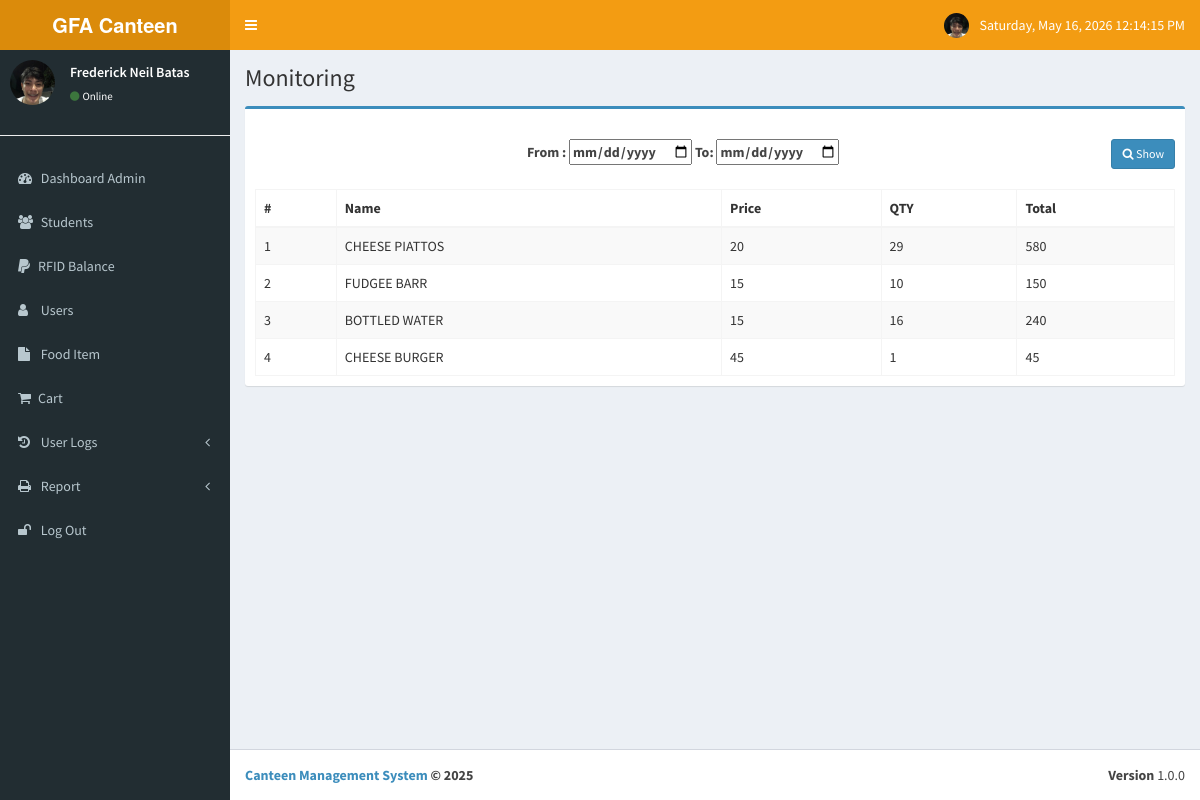
/main/monitoring.php (signed in), run on the app's committed database.
### tables this page shows
CREATE TABLE IF NOT EXISTS `tbl_purchases` (
  `id` int NOT NULL AUTO_INCREMENT,
  `studentID` int NOT NULL,
  `menuID` int NOT NULL,
  `invoiceNo` text NOT NULL,
  `xprice` double(20,2) NOT NULL,
  `xqty` int NOT NULL,
  `xdiscount` double NOT NULL,
  `xtotal` double NOT NULL,
  `xfinished` int NOT NULL,
  `dt` datetime NOT NULL DEFAULT CURRENT_TIMESTAMP,
  PRIMARY KEY (`id`)
);

CREATE TABLE IF NOT EXISTS `tbl_menu` (
  `id` int NOT NULL AUTO_INCREMENT,
  `code` text NOT NULL,
  `name` text NOT NULL,
  `description` text NOT NULL,
  `price` double(20,2) NOT NULL,
  `qty` int NOT NULL,
  `category` text NOT NULL,
  `imgUrl` text NOT NULL,
  `expDate` date NOT NULL,
  `dt` datetime NOT NULL,
  PRIMARY KEY (`id`)
);

### main/monitoring.php (the view, shortened to what this page needs)
<?php include_once('layout/head.php'); ?>
    <div class="content-wrapper">
        <section class="content-header">
            <h1>
                Monitoring
            </h1>
        </section>
        <section class="content">
            <div class="row">
                <div class="col-xs-12">
                    <div class="box box-primary">
                        <div class="box-header">
                            <form action="monitoring.php" method="get">
                                <center><strong>From :
                                        <input type="date" name="d1" class="tcal" value="<?php if (isset($_GET['d1'])) {
                                            echo $_GET['d1'];
                                        } ?>"/> To:
                                        <input type="date" name="d2" class="tcal" value="<?php if (isset($_GET['d2'])) {
                                            echo $_GET['d2'];
                                        } ?>"/>
                                        <button mycart="" data-toggle="modal" type="submit" class="btn btn-primary pull-right btn-sm ">
                                            <i class="fa fa-search"> </i> Show
                                        </button>
                                    </strong></center>
                            </form>
                        </div>
                        <div class="box-body">
                            <table id=" " class="table table-bordered table-striped">
                                <thead>
                                <tr>
                                    <th>#</th>
                                    <th>Name</th>
                                    <th>Price</th>
                                    <th>QTY</th>
                                    <th>Total</th>
                                </tr>
                                </thead>
                                <tbody>
                                <tr>
                                    <?php
                                    if (isset($_GET['d1'])) {
                                        $d1 = $_GET['d1'];
                                        $d2 = $_GET['d2'];
                                        $result = $db->prepare("SELECT *,COALESCE(SUM(xqty),0)ttqty,COALESCE(SUM(xtotal),0)tttotal FROM tbl_purchases p INNER JOIN tbl_menu m ON m.id=p.menuID WHERE xfinished='1' AND p.dt BETWEEN '$d1' AND '$d2' GROUP BY p.menuID ORDER BY p.menuID DESC");
                                    } else {
                                        $result = $db->prepare("SELECT *,COALESCE(SUM(xqty),0)ttqty,COALESCE(SUM(xtotal),0)tttotal FROM tbl_purchases p INNER JOIN tbl_menu m ON m.id=p.menuID WHERE xfinished='1' GROUP BY p.menuID ORDER BY p.menuID DESC");
                                    }
                                    $result->execute();
                                    for ($i = 1;
                                    $row = $result->fetch();
                                    $i++){
                                    $id = $row['id']; ?>
                                    <td> <?=$i; ?></td>
                                    <td> <?=$row['name']; ?></td>
                                    <td> <?=$row['xprice']; ?></td>
                                    <td> <?=$row['ttqty']; ?></td>
                                    <td> <?=$row['tttotal']; ?></td>
                                </tr>
                                 <?php } ?>
                            </table>
                        </div>
                    </div>
                </div>
            </div>
        </section>
    </div>
<?php include_once('layout/footer.php'); ?>

### data on the page
tbl_purchases: menuID.name "CHEESE PIATTOS", xprice "20", ttqty "29", tttotal "580"
tbl_purchases: menuID.name "FUDGEE BARR", xprice "15", ttqty "10", tttotal "150"
tbl_purchases: menuID.name "BOTTLED WATER", xprice "15", ttqty "16", tttotal "240"
tbl_purchases: menuID.name "CHEESE BURGER", xprice "45", ttqty "1", tttotal "45"

### other printed values
$_SESSION['fullname'] "Frederick Neil Batas"
$_SESSION['role'] "Admin"
$system_title "Canteen Management System"
